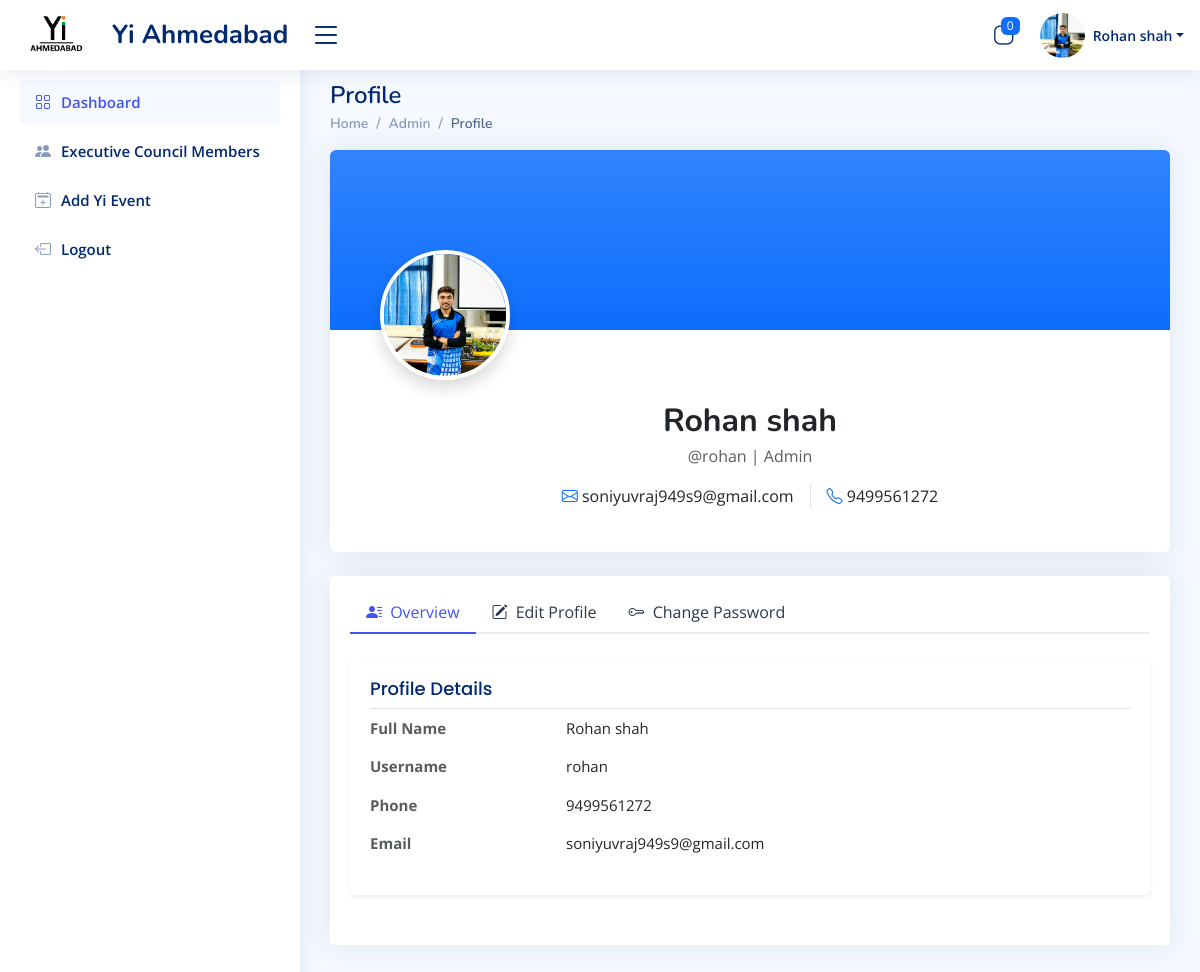
Before: /Admin-Profile (signed in) with the older database file.
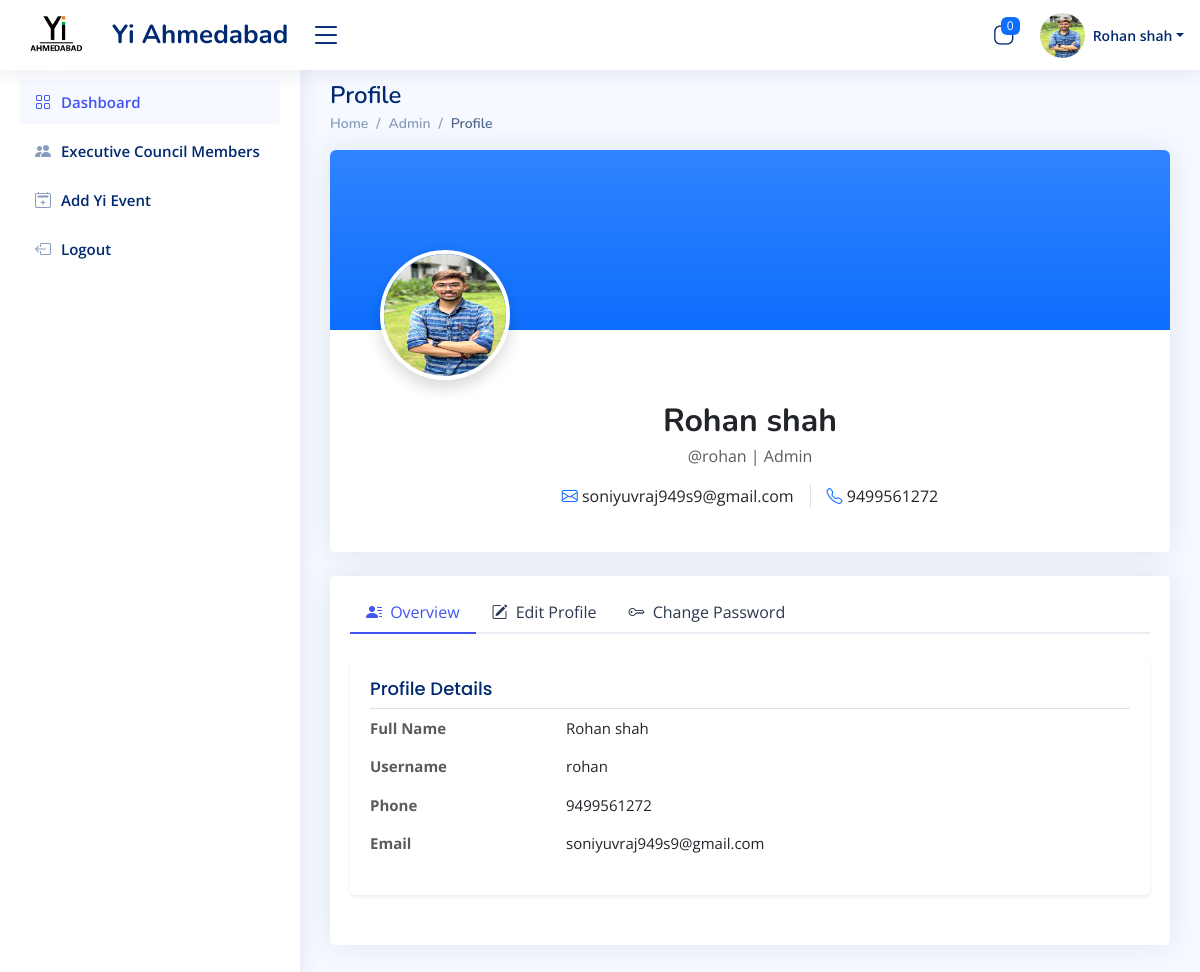
After: the same page with the newer database file.
### admin_app/models.py (models this page shows, shortened)
class LoginSide(AbstractUser):
    id = models.UUIDField(primary_key=True,default=uuid.uuid4,editable=False,db_index=True)
    login_role = models.ManyToManyField(Login_Role,verbose_name = "LoginRole")
    first_name = models.CharField(max_length=200,null=True,verbose_name = "FirstName")
    last_name = models.CharField(max_length=200)
    email = models.EmailField(max_length=200,unique=True,validators=[validate_email])
    photo = models.ImageField(upload_to='user_photo/', null=True, blank=True)
    yi_role = models.CharField(max_length=200,null=True)
    phone_number = models.CharField(
        max_length=10,  # This will accommodate international numbers
        default='0',
        validators=[
            RegexValidator(
                regex=r'^(\+91[\-\s]?)?[0]?(91)?[789]\d{9}$',  # This is the regex for validating the phone number
                message="Enter a valid phone number.",
                code="invalid_phone"
            ),
        ],
    )

### admin_app/views.py (the view)
# urls.py: path('Admin-Profile',Admin_Profile,name='Admin_Profile'),
@login_required(login_url='index')
def Admin_Profile(request):
    if not request.user.login_role.filter(name='Admin').exists():
        return redirect('Error-Page')
    sessions = Session.objects.filter(expire_date__gte=now())
    user_ids = [session.get_decoded().get('_auth_user_id') for session in sessions]
    active_users = LoginSide.objects.filter(id__in=user_ids)  # Get user objects
    active_user_names = [f"{user.first_name} {user.last_name}" for user in active_users]
    active_users_count = LoginSide.objects.filter(is_active=True).count()
    active_users_count = active_users.count()
    context = {
            'name':active_user_names,
            'count':active_users_count,
    }
    return render(request, 'Admin/Admin_Profile.html',context)

### admin_app/Templates/Admin/Admin_Profile.html (shortened to what the changed rows need)
{% extends "base/base.html" %}
{% load static %}
{% block bodyblock %}
<main id="main" class="main">
  <div class="pagetitle">
    <h1>Profile</h1>
  </div>
    <section class="section profile">
      <div class="row">
        <div class="col-lg-12">
          <div class="card mb-4">
            <div class="position-relative">
              <div class="position-absolute" style="bottom: -50px; left: 50px;">
                <div class="position-relative">
                  <img src="{% if user.photo %}{{ user.photo.url }}{% else %}{% static 'Image/img.png' %}{% endif %}"
                       height="130px" width="130px" alt="Profile"
                       class="rounded-circle border border-4 border-white shadow">
                </div>
              </div>
            </div>
            <div class="card-body pt-5 mt-4">
              <div class="row">
                <div class="col-md-8 offset-md-2">
                  <div class="text-center mb-4">
                    <h2 class="fw-bold mb-1">{{ user.first_name }} {{ user.last_name }}</h2>
                    <p class="text-muted mb-0">@{{ user.username }} | Admin</p>
                    <div class="d-flex justify-content-center mt-3">
                      <div class="px-3 border-end">
                        <i class="bi bi-envelope text-primary"></i> {{ user.email }}
                      </div>
                      <div class="px-3">
                        <i class="bi bi-telephone text-primary"></i> {{ user.phone_number }}
                      </div>
                    </div>
                  </div>
                </div>
              </div>
            </div>
          </div>
          <div class="card">
            <div class="card-body pt-3">
              <div class="tab-content pt-4">
                <div class="tab-pane fade show active profile-overview" id="profile-overview">
                  <div class="card shadow-sm border-0">
                    <div class="card-body">
                      <div class="row mb-3">
                        <div class="col-lg-3 col-md-4 fw-bold text-muted">Full Name</div>
                        <div class="col-lg-9 col-md-8">{{ user.first_name }} {{ user.last_name }}</div>
                      </div>
                      <div class="row mb-3">
                        <div class="col-lg-3 col-md-4 fw-bold text-muted">Username</div>
                        <div class="col-lg-9 col-md-8">{{ user.username }}</div>
                      </div>
                      <div class="row mb-3">
                        <div class="col-lg-3 col-md-4 fw-bold text-muted">Phone</div>
                        <div class="col-lg-9 col-md-8">{{ user.phone_number }}</div>
                      </div>
                      <div class="row">
                        <div class="col-lg-3 col-md-4 fw-bold text-muted">Email</div>
                        <div class="col-lg-9 col-md-8">{{ user.email }}</div>
                      </div>
                    </div>
                  </div>
                </div>
              </div>
            </div>
          </div>
        </div>
      </div>
    </section>
  </main>
{% endblock %}

### admin_app/Templates/Admin/components/header.html (shortened to what this page needs)
{% load static %}
<header id="header" class="header fixed-top d-flex align-items-center">
  <div class="d-flex align-items-center justify-content-between">
    <a href="{% url 'Admin_Dashboard' %}" class="logo d-flex align-items-center">
<img src="{% static 'Image/YIIMG.png' %}" alt="logo img" class="rounded-circle"  >
      <span class="d-none d-lg-block">Yi Ahmedabad</span>
    </a>
    <i class="bi bi-list toggle-sidebar-btn"></i>
  </div>
    <nav class="header-nav ms-auto">
      <ul class="d-flex align-items-center">
        <li class="nav-item dropdown">
          <a class="nav-link nav-icon" href="#" data-bs-toggle="dropdown">
            <i class="bi bi-app-indicator"></i>
            <span class="badge bg-primary badge-number"> {{ count }} </span>
          </a>
        </li>
        <li class="nav-item dropdown pe-3">
          <a class="nav-link nav-profile d-flex align-items-center pe-0" href="#" data-bs-toggle="dropdown">
            <img src="{% if user.photo %}{{ user.photo.url }}{% else %}{% static 'Image/img.png' %}{% endif %}" alt="Profile" class="rounded-circle"  height="45px" width="45px">
            <span class="d-none d-md-block dropdown-toggle ps-2">{{ user.first_name }} {{ user.last_name }}</span>
          </a>
            </li>
          </ul>
    </nav>
  </header>

Changed rows visible on the page:
changed LoginSide "Rohan": photo: a different picture
